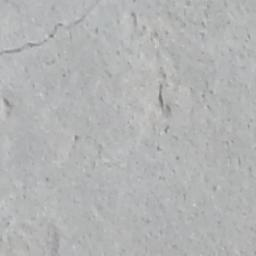
#> input picture images/input/CD/7001-43.jpg, 256 x 256 px; its folder holds only this picture in this run
$ python 03.laplacian.py   (older library calls are emulated)
#> lines starting #> are read from the running program, lines starting #| are printed output that depends on the picture
import cv2, os, shutil, argparse
import numpy as np

# 基本的なモデルパラメータ
FLAGS = None

# カーネル(ラプラシアンフィルタ)
KERNEL_L = np.array([[0, 1, 0],
                    [1, -4, 1],
                    [0, 1, 0]])

KERNEL_4 = np.array([[0, 1, 0],
                    [1, 1, 1],
                    [0, 1, 0]],
                      np.uint8)

def convert_image(sub_path):
#> called with sub_path = 'CD/'
    os.mkdir(FLAGS.output_path + sub_path)

    # フォルダ内ファイルを変数に格納(ディレクトリも格納)
    files =  os.listdir(FLAGS.input_path + sub_path)

    for file_name in files:
        # 画像ファイル読込
        img = cv2.imread(FLAGS.input_path + sub_path + file_name)
#> img is the input picture: shape (256, 256, 3); mean B, G, R 180.2, 180.2, 178.9

        img_gray = cv2.cvtColor(img, cv2.COLOR_RGB2GRAY)

        # データ型をcv2.CV_64Fにして負の勾配を考慮したラプラシアンフィルタ適用
        img_edged = cv2.filter2D(img_gray, cv2.CV_64F, KERNEL_L)
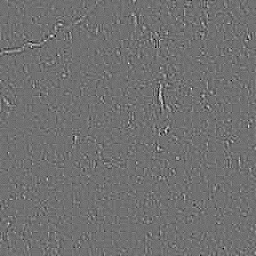
#> img_edged: shape (256, 256) float64; min -51, max 64, mean 0; drawn with min black and max white

        # 膨張
        img_result = cv2.dilate(img_edged, KERNEL_4, iterations=1)
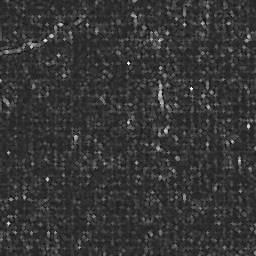
#> img_result: shape (256, 256) float64; min -11, max 64, mean 5; drawn with min black and max white
        #img_result = cv2.morphologyEx(img_edged, cv2.MORPH_OPEN, cv2.getStructuringElement(cv2.MORPH_RECT,(3,3)))

        #img_result = cv2.Laplacian(img_gray, cv2.CV_32F, ksize=1)

        #ret, img_thresh = cv2.threshold(img_gray, 0, 255, cv2.THRESH_OTSU)

        cv2.imwrite(FLAGS.output_path + sub_path + file_name, img_result)
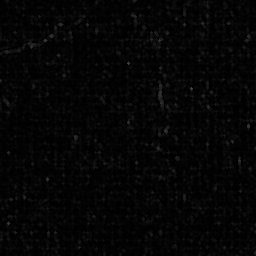
#> saved as 7001-43.jpg: shape (256, 256); min 0, max 64, mean 5.1

    print("Folder %s Number of conversion： %d" % ( sub_path, len(files)))

# 直接実行されている場合に通る(importされて実行時は通らない)
if __name__ == "__main__":
    parser = argparse.ArgumentParser()
    parser.add_argument(
        "--input_path",
        type=str,
        default="./images/input/",
        help="The path of input directory."
  )
    parser.add_argument(
        "--output_path",
        type=str,
        default="./images/output/03laplacian/",
        help="The path of output directory."
  )

# パラメータ取得と実行
FLAGS, unparsed = parser.parse_known_args()

# 出力用のディレクトリが存在する場合、削除して再作成
if os.path.exists(FLAGS.output_path):
    shutil.rmtree(FLAGS.output_path)
os.mkdir(FLAGS.output_path)

convert_image("CD/")
convert_image("UD/")
#> call 2 of convert_image, with sub_path = 'UD/'
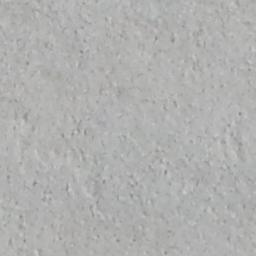
#> input picture images/input/UD/7001-191.jpg, 256 x 256 px
#> in convert_image, img is the input picture: shape (256, 256, 3); mean B, G, R 175.2, 176.4, 176.2
#> in convert_image (call 2), `img_edged = cv2.filter2D(img_gray, cv2.CV_64F, KERNEL_L)`:
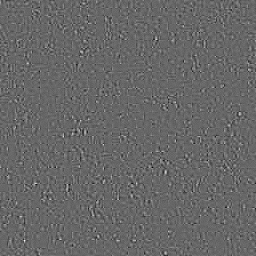
#> img_edged: shape (256, 256) float64; min -52, max 76, mean 0; drawn with min black and max white
#> in convert_image (call 2), `img_result = cv2.dilate(img_edged, KERNEL_4, iterations=1)`:
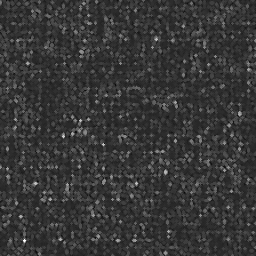
#> img_result: shape (256, 256) float64; min -13, max 76, mean 6.4; drawn with min black and max white
#> in convert_image (call 2), `cv2.imwrite(FLAGS.output_path + sub_path + file_name, img_result)`:
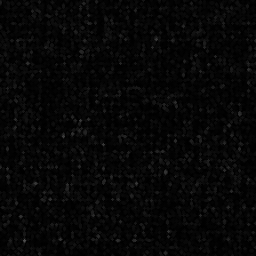
#> saved as 7001-191.jpg: shape (256, 256); min 0, max 76, mean 6.5
